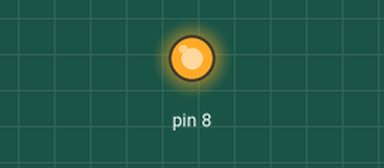
Bench run of a sketch on a simulated Arduino Uno, built with avr-gcc and run on an emulated ATmega328P. Shown: output pins drawn as LEDs (lit = HIGH). What the sketch prints to the serial monitor is not drawn.

Above: at 2.5 s.
At 7.5 s:
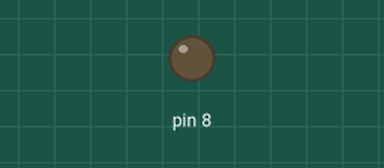
Timing chart, 0 to 13.0 s (numbered marks = the images above):
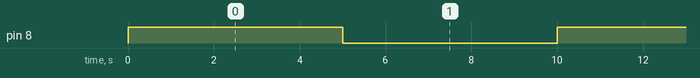

The sketch:

DigitalPin.ino
```cpp
#include "commonAr.h"


    DigitalPin::DigitalPin(int pinNumC){

        pinNum =pinNumC;

        //pinCount++;


    }

    void DigitalPin::setPinNum(int n){pinNum=n;}

    int DigitalPin::getPinNum(){ return(pinNum);}

    void DigitalPin::turnOn(){
        digitalWrite(pinNum,HIGH);
    }

    void DigitalPin::turnOff(){
        digitalWrite(pinNum,LOW);
    }

    void DigitalPin::blinkLight(int blinkLength){
        digitalWrite(pinNum,HIGH);
        delay(blinkLength/2);
        digitalWrite(pinNum,LOW);
        delay(blinkLength/2);
    }

    void DigitalPin::alocatePin(){
        pinMode(pinNum,OUTPUT);
    }

    //int DigitalPin::getPinCount(void){return(pinCount);}
```

commonAr.h
```cpp
#ifndef DIGITALPIN_H
#define DIGITALPIN_H
#pragma once

class DigitalPin{


    int pinNum;

 //   static int pinCount;

    public:
    DigitalPin(int pinNumC);
    void setPinNum(int n);
    int getPinNum();
    void turnOn();
    void turnOff();
    void blinkLight(int blinkLength);
    void alocatePin();
    //int getPinCount(void);


};
#endif
```

foo.cpp
```cpp
#include "foo.hpp"

foo::foo()
{

}

foo::~foo()
{

}
```

foo.hpp
```cpp
#ifndef FOO_H
#define FOO_H
#pragma once

class foo
{
	private:

	public:

		foo();
		~foo();

};
#endif
```

main.ino
```cpp
#include "commonAr.h"

DigitalPin light(8);

int a = 1;

void setup() // This is the function to settup the arduino
{
    light.alocatePin();
	Serial.begin(9600); // Initiation of the built-in led on pin 13 as an output

} // End brakets indicate end of settup function

void loop()  // Start the main loop
{

    light.blinkLight(10000); // Set pin 13 to HIGH (5v)
	Serial.println("yoooooo");


} // End the main loop
```

Measured:
- by itself, pin 8: alternates HIGH for 5.0 s and LOW for 5.0 s
